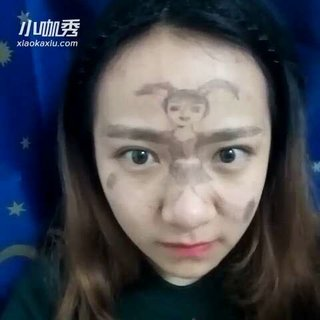
#> input picture OpenCV-learn/人脸识别/input/002.jpg, 320 x 320 px
$ python main.py input/002.jpg
#> lines starting #> are read from the running program, lines starting #| are printed output that depends on the picture; after the words box and inside, x2 and y2 are one past the last pixel; in counts of white or black regions, pixels touching at a corner belong together
### OpenCV-learn/人脸识别/faceUtil.py
############################################################################
# -*- coding:utf8 -*-                                                      #
# created by tengxing on 2017.5.19                                         #
# mail tengxing7452@163.com                                                #
# github github.com/tengxing                                               #
# description opencv 人脸识别                                               #
############################################################################

import cv2
import matplotlib as plt

# 默认值
model_face = '/usr/share/opencv/haarcascades/haarcascade_frontalface_default.xml'
min_height_dec=20
min_width_dec=20
min_height_thresh=50
min_width_thresh=50
FACE_PAD = 50

## face model
def get_model_type(model_name):
    if not(model_face):
        return cv2.CascadeClassifier(model_face)
    return cv2.CascadeClassifier(model_name)

## 人脸识别
## return faces and img
def detect_faces(face_model,image_name):
#> called with image_name = './input/002.jpg'
    face_cascade = get_model_type(face_model)
    print image_name
    img = cv2.imread(image_name)
#> img is the input picture: shape (320, 320, 3); mean B, G, R 83, 74.3, 72.6
    print img
#> (printed output is left out)
    min_h = int(max(img.shape[0] / min_height_dec, min_height_thresh))
#> min_h = 50
    min_w = int(max(img.shape[1] / min_width_dec, min_width_thresh))
#> min_w = 50

    if img.ndim == 3:
        gray = cv2.cvtColor(img, cv2.COLOR_BGR2GRAY)
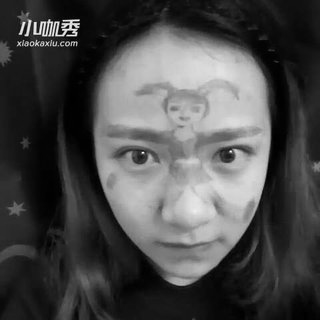
#> gray: shape (320, 320); min 0, max 253, mean 74.7
    else:
        gray = img
    faces = face_cascade.detectMultiScale(gray, 1.3, minNeighbors=5, minSize=(min_h, min_w))
#> faces = [[76, 69, 217, 217]]

    result = []
    for (x, y, width, height) in faces:
        result.append((x, y, x + width, y + height))
        draw_rect(img, x, y, width, height)  # 画线标记
#> this loop made 1 pass
#> (x, y, width, height, upper_cut in draw_rect, lower_cut in draw_rect) on pass 1: (76, 69, 217, 217, [320, 320], [19, 26])
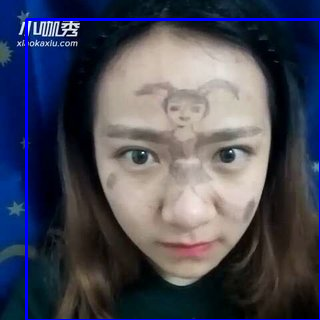
#> img: shape (320, 320, 3); 2.32% of pixels changed, all inside (x1, y1, x2, y2) = (25, 18, 320, 320)
#> after the loop, result = [(76, 69, 293, 286)]
    return result,img


## 画图
def draw_rect(img, x, y, w, h):
        upper_cut = [min(img.shape[0], y + h + FACE_PAD), min(img.shape[1], x + w + FACE_PAD)]
        lower_cut = [max(y - FACE_PAD, 0), max(x - FACE_PAD, 0)]
        cv2.rectangle(img, (lower_cut[1], lower_cut[0]), (upper_cut[1], upper_cut[0]), (255, 0, 0), 2)


## 截图字图片
# [6 lines left out: function sub_image, not called in this run]


## save image
def save_image(filename, img):
    cv2.imwrite(filename, img)

### OpenCV-learn/人脸识别/main.py
############################################################################
# -*- coding:utf8 -*-                                                      #
# created by tengxing on 2017.5.19                                         #
# mail tengxing7452@163.com                                                #
# github github.com/tengxing                                               #
# description opencv 人脸识别   测试类                                            #
############################################################################

import cv2
import matplotlib as plt
import sys
import time

from faceUtil import *

filename = "./input/002.jpg"
face_model = ""
output_name = "./out/%s.jpg" % (time.strftime('%Y-%m-%d %H:%M:%S',time.localtime(time.time())))

#image_file = sys.argv[1]
#if not (image_file):
#    img_name = filename
img_name = filename

# 图像检测
images,img = detect_faces(model_face, img_name)
#> images = [(76, 69, 293, 286)]

# 保存图像
save_image(output_name, img)

$ run again, with OpenCV-learn/人脸识别/input/008.jpg copied over OpenCV-learn/人脸识别/input/002.jpg
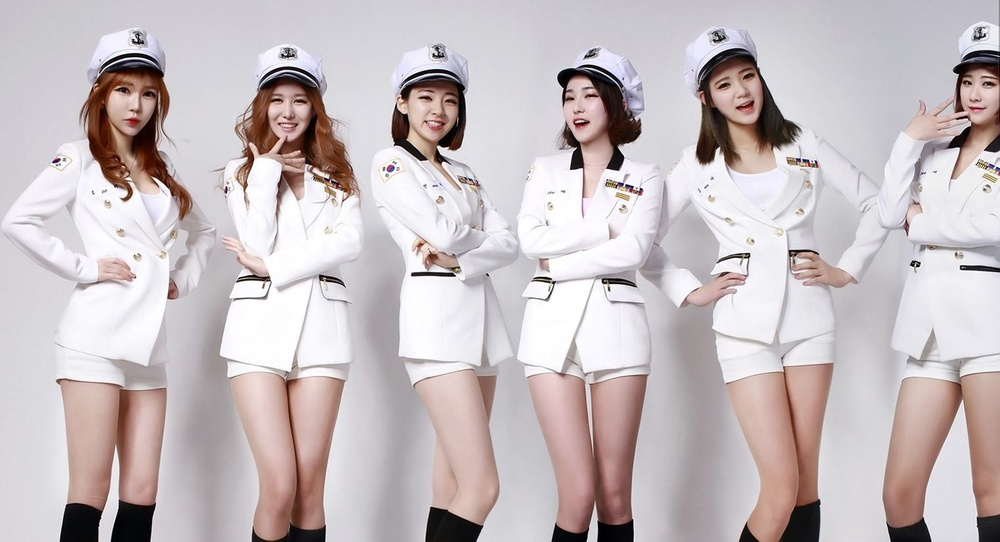
#> input picture OpenCV-learn/人脸识别/input/008.jpg, 1000 x 542 px, shrunk from 1523 x 825 before the run
#> in detect_faces, img is the input picture: shape (542, 1000, 3); mean B, G, R 190.6, 188.6, 198.1
#> (printed output is left out)
#> in detect_faces, `gray = cv2.cvtColor(img, cv2.COLOR_BGR2GRAY)`:
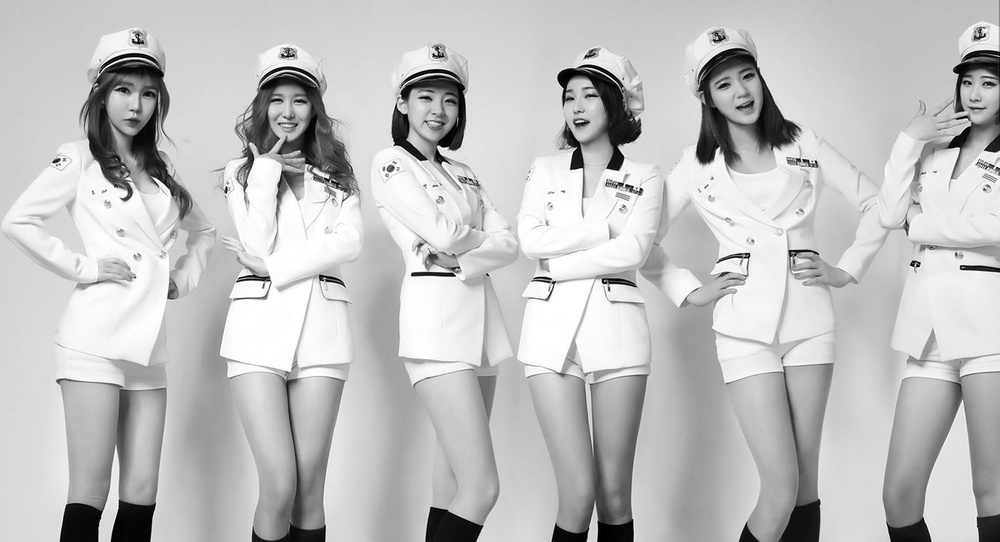
#> gray: shape (542, 1000); min 0, max 255, mean 191.7
#> faces = [[103, 68, 65, 65], [551, 75, 60, 60], [259, 79, 59, 59], [406, 76, 63, 63]]
#> the loop in detect_faces, `for (x, y, width, height) in faces:` made 4 passes
#> (x, y, width, height, upper_cut in draw_rect, lower_cut in draw_rect) on passes 1 to 4: (103, 68, 65, 65, [183, 218], [18, 53]), (551, 75, 60, 60, [185, 661], [25, 501]), (259, 79, 59, 59, [188, 368], [29, 209]), (406, 76, 63, 63, [189, 519], [26, 356])
#> after the loop in detect_faces, `for (x, y, width, height) in faces:`:
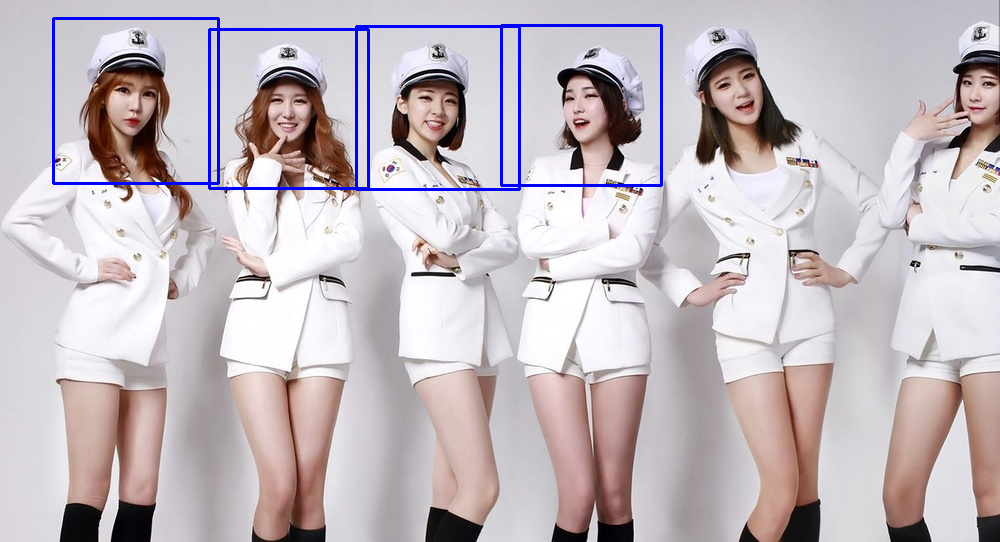
#> img: shape (542, 1000, 3); 1.41% of pixels changed, all inside (x1, y1, x2, y2) = (52, 17, 663, 191)
#> after the loop in detect_faces, `for (x, y, width, height) in faces:`: result = [(103, 68, 168, 133), (551, 75, 611, 135), (259, 79, 318, 138), (406, 76, 469, 139)]
#> images has the same summary as result in detect_faces
